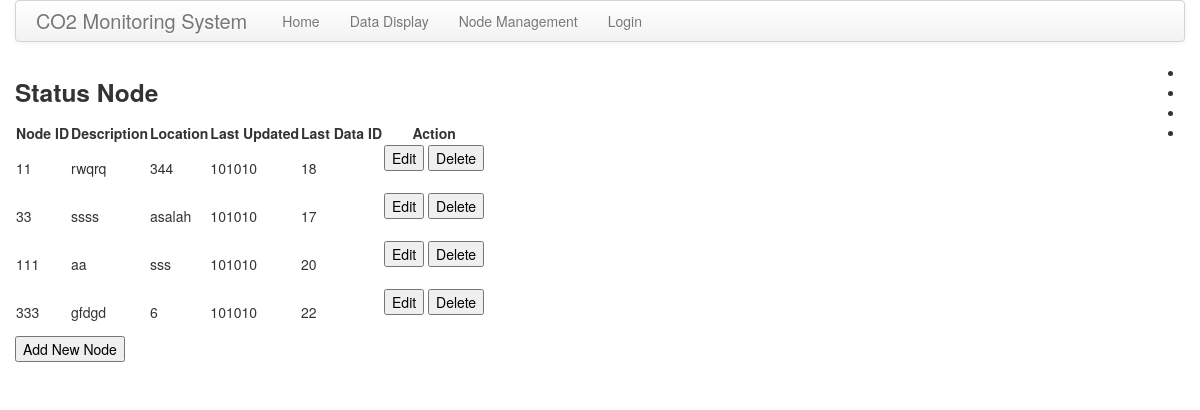
Page /node_management on the committed database.
### app/models.py (models this page shows, shortened)
class Node(db.Model):
	id = db.Column(db.Integer, primary_key=True)
	desc = db.Column(db.String(100), index=True)
	pos = db.Column(db.String(20), index=True)
	last_time = db.Column(db.String(30), index=True)
	last_dataid = db.Column(db.Integer, index=True)
	status = db.Column(db.Integer, index=True, default=0)
	data = db.relationship('Data', backref='source', lazy='dynamic')

### app/views.py (the view)
@app.route('/node_management', methods=['GET','POST'])
def node_management():
	nodes = Node.query.all()
	form = NodeManForm()
	sel_nodeID = ""
	sel_node = ""
	btn_edit = ""
	btn_delete = ""
	btn_add = ""
	if form.validate_on_submit():
		if form.add.data == True:
			return redirect(url_for('node_add'))
		else :
			sel_nodeID = request.form['data']
			btn_edit = form.edit.data
			btn_delete = form.delete.data
			sel_node = Node.query.get(sel_nodeID)
			if btn_delete==True:
				db.session.delete(sel_node)
				db.session.commit()
				flash ('delete node, ID: %s' %(sel_nodeID))
			elif btn_edit ==True:
				return redirect(url_for('node_edit', node_id = sel_nodeID))
	flash(sel_nodeID)
	flash(btn_edit)
	flash(btn_delete)
	flash(btn_add)
	return render_template('node_management.html', nodes=nodes, title='Node Management Interface', form=form)

### app/forms.py
class NodeManForm(Form):
	add = SubmitField('Add New Node')
	edit = SubmitField('Edit')
	deactivate = SubmitField('Deactivate')
	activate = SubmitField('Activate')
	delete = SubmitField('Delete')
	username = StringField('username')
	password = PasswordField('password')
	inputan = StringField('inputan')
	remember_me = BooleanField('remember_me', default=False)
	tes = SubmitField('submit')
	h_edit = HiddenField('aaa', default="uuuuuu")

### app/templates/node_management.html (shortened to what this page needs)
{% extends "base.html" %}
{% block content %}
<h3>Status Node</h3>
	<table style="width=100%">
		<tr>
			<th>Node ID</th>
			<th>Description</th>
			<th>Location</th>
			<th>Last Updated</th>
			<th>Last Data ID</th>
			<th>Action</th>
		</tr>
		{% for node in nodes%}
		<tr>
			<td>{{ node.id }}</td>
			<td>{{ node.desc }}</td>
			<td>{{ node.pos }}</td>
			<td>{{ node.last_time }}</td>
			<td>{{ node.last_dataid }}</td>
			<td>
				<form action="" method="post" name="edit">
					{{ form.edit }}
					{{ form.delete}}
				</form>
			</td>
		</tr>
		{% endfor %}
	</table>
	<form action="" method="post" name="add">
		{{ form.add }}
	</form>
{% endblock %}

### rows in the picture
Node: id "11", desc "rwqrq", pos "344", last_time "101010", last_dataid "18"
Node: id "33", desc "ssss", pos "asalah", last_time "101010", last_dataid "17"
Node: id "111", desc "aa", pos "sss", last_time "101010", last_dataid "20"
Node: id "333", desc "gfdgd", pos "6", last_time "101010", last_dataid "22"

### other values in the picture
{{ 'Home' }} "Home"
{{ 'Data Display' }} "Data Display"
{{ 'Node Management' }} "Node Management"
{{ 'Login' }} "Login"
